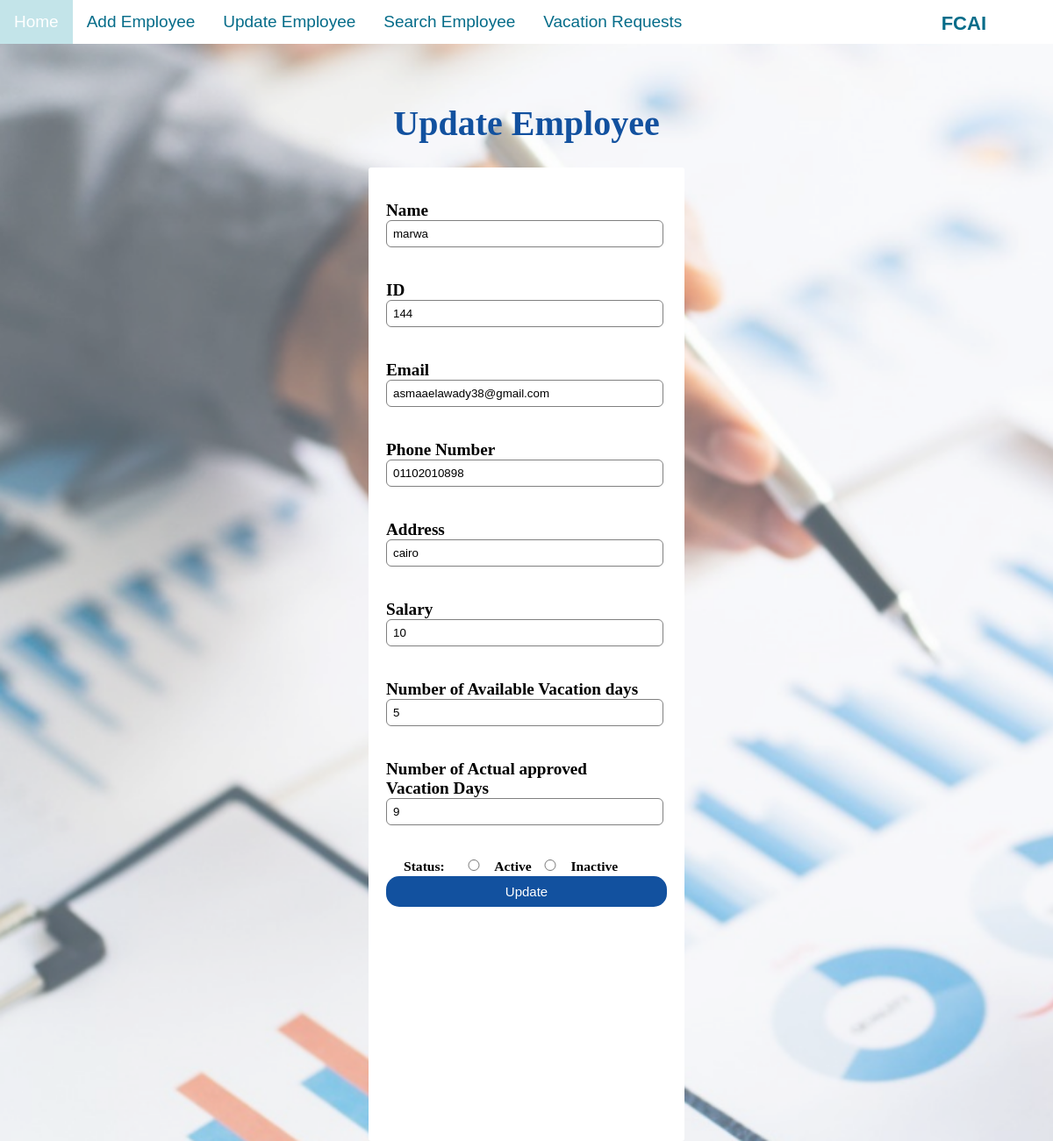
The app's page /update/144, older data.
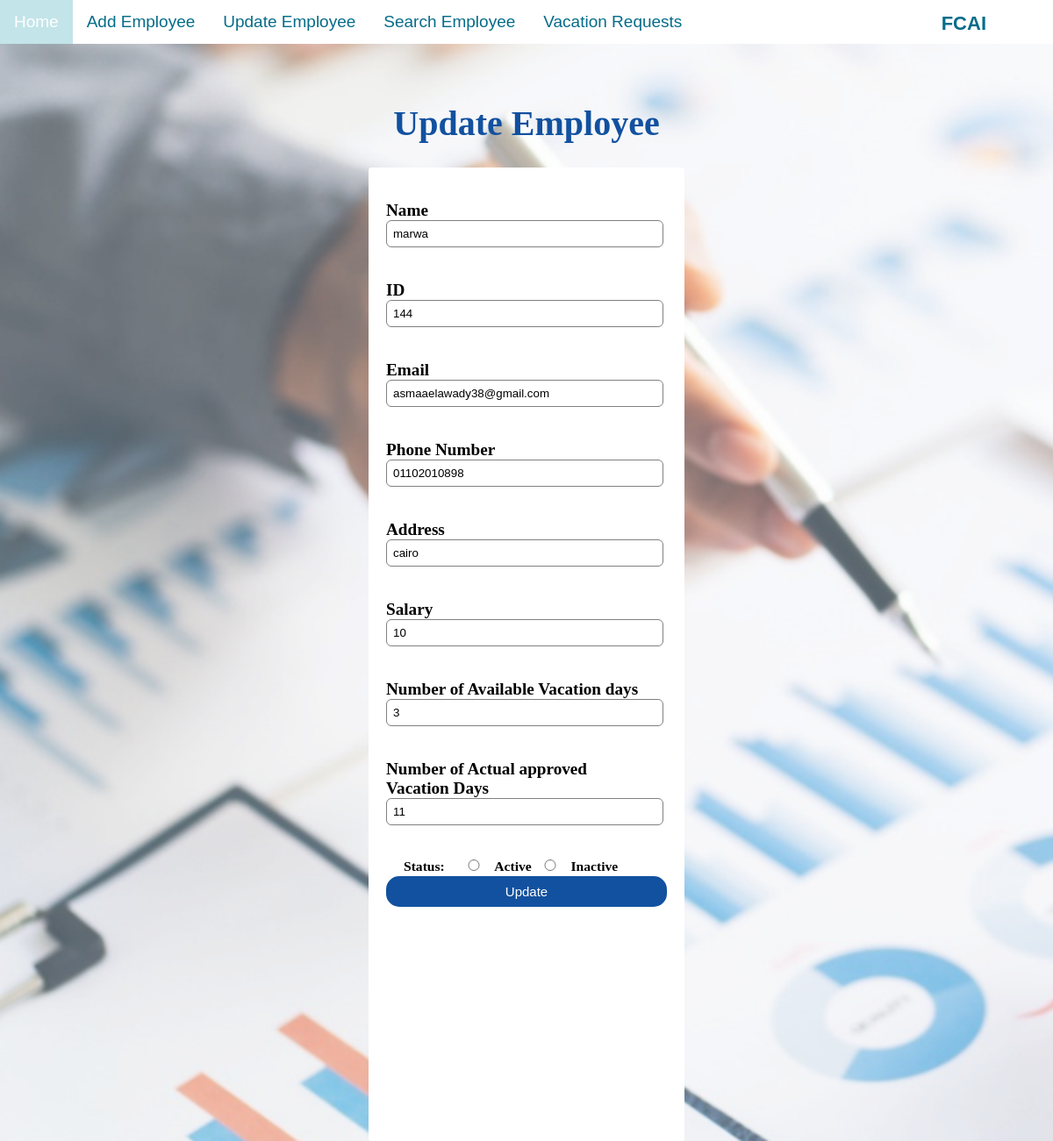
The same page, newer data.
### HR/models.py (models this page shows)
class RegisterForm(models.Model):
    gndr=[
        ('Male','M'),('Female','F'),
        ]
    ms=[
        ('Single','Single'),('Married','Married'),
        ]
    stats=[
        ('Active','Active'),
        ('Inactive','Inactive'),
    ]
    EmployeeID = models.CharField(max_length=100,primary_key=True)
    EmployeeName = models.CharField(max_length=100)
    email = models.EmailField(max_length=100)
    phone = models.CharField(max_length=100)
    Addres = models.CharField(max_length=100)
    Salary = models.CharField(max_length=100)
    NumberVacation = models.IntegerField()
    NumberApprovedVacation = models.IntegerField()
    Date = models.DateField()
    Gender = models.CharField(max_length=8,choices=gndr)
    Status = models.CharField(max_length=8,choices=stats)
    MARITALSTATUE = models.CharField(max_length=8,choices=ms)

### HR/views.py (the view)
# urls.py: path('update/<int:EmployeeID>', views.update, name='update'),
def update(request, EmployeeID):
  mymember = RegisterForm.objects.get(EmployeeID=EmployeeID)
  template = loader.get_template('editinfo.html')
  context = {
    'mymember': mymember,
  }
  return HttpResponse(template.render(context, request))

### HR/templates/editinfo.html (shortened to what this page needs)
{% include 'navbar.html' %}
{% load static %}
{% block content%}
<!DOCTYPE html>
<html>
<head>
    <link rel="stylesheet" href="{% static 'css/updateEmployee.css' %}">
</head>
<body>
    <br>
    <h1 id = "head">Update Employee</h1>
    <div class="bigdiv">
        <form name="upform" action="updaterecord/{{ mymember.EmployeeID }}" method="POST" onsubmit='loadDoc()' >
            <div class="radio1">
                <div>
                    <br>
                    <label> Name</label>
                    <input class="nametbup" type="text" id="new" name="EmployeeName" value="{{ mymember.EmployeeName }}" > <br>
                </div>
                <br>
                <div>
                    <label> ID </label>
                    <input type="text" ID="newID"   name="EmployeeID"  value="{{ mymember.EmployeeID }}"><br>
                    <br>
                </div>
                <div>
                    <label> Email </label>
                    <input type="email" id="mail" name="email" value="{{mymember.email}}"><br>
                </div>
                <br>
                <div>
                    <label> Phone Number </label>
                    <input type="number" id="num" name="phone" value="{{mymember.phone}}"><br>
                </div>
                <br>
                <div>
                    <label> Address </label>
                    <input type="text" id="a" name="Addres" value="{{mymember.Addres}}"><br>
                </div>
                <br>
                <div>
                    <label> Salary </label>
                    <input type="number" id="s" name="Salary" value="{{mymember.Salary}}"> <br>
                </div>
                <br>
                <div>
                    <label> Number of Available Vacation days </label>
                    <input type="number" id="vacdays" name="NumberVacation" value="{{mymember.NumberVacation}}"> <br>
                </div>
                <br>
                <div>
                    <label> Number of Actual approved Vacation Days </label>
                    <input type="number" id="approved" name="NumberApprovedVacation" value="{{mymember.NumberApprovedVacation}}"> <br>
                </div>
                <br>
                <div class="choose1">
                    <div class="choose1"> <label>Status: </label></div>
                    <div class="choose">
                        <input type="radio" required name="status" id="active" value="Active">
                    </div>
                    <div class="choose">
                        <label for="active">Active</label>
                    </div>
                </div>
                <div class="choose1">
                    <div class="choose">
                        <input type="radio" required name="status" id="inactive" value="inactive">
                    </div>
                    <div class="choose">
                        <label for="inactive">Inactive</label>
                    </div>
                </div>
                <input type="submit" value="Update"><br>
        </form>
    </div>
</body>
</html>
{%endblock content %}

Row changes from the older to the newer data that the page shows:
changed RegisterForm "marwa": NumberVacation "5" → "3"; NumberApprovedVacation "9" → "11"
